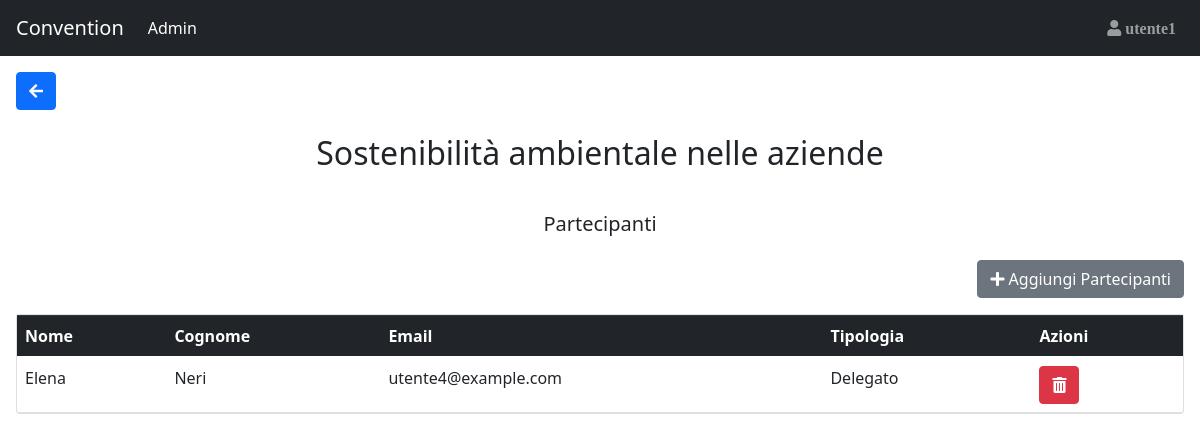
Page /Sito_convention/Partecipanti.php?Programma=4 (signed in) on the committed database.
### tables this page shows
CREATE TABLE IF NOT EXISTS User(
    Id_user INT(3) NOT NULL AUTO_INCREMENT,
    Mail VARCHAR(30) NULL,
    Password_user CHAR(64) NULL,
    IDPart_fk INT(3) NULL,
    IDRel_fk INT(3) NULL,
    FOREIGN KEY(IDRel_fk) REFERENCES Relatore(IDRel) ON DELETE CASCADE,
    FOREIGN KEY(IDPart_fk) REFERENCES Partecipante(IDPart) ON DELETE CASCADE,
    PRIMARY KEY(Id_user)
);

CREATE TABLE IF NOT EXISTS Speech(
    IDSpeech INT(3) NOT NULL AUTO_INCREMENT,
    Titolo VARCHAR(100) NULL,
    Argomento VARCHAR(100) NULL,
    PRIMARY KEY(IDSpeech)
);

CREATE TABLE IF NOT EXISTS Programma(
    IDProgramma INT(3) NOT NULL AUTO_INCREMENT,
    FasciaOraria TIME NULL,
    IDSpeech_fk INT(3) NULL,
    NomeSala_fk VARCHAR(20) NULL,
    FOREIGN KEY(IDSpeech_fk) REFERENCES Speech(IDSpeech) ON DELETE CASCADE, 
    FOREIGN KEY(NomeSala_fk) REFERENCES Sala(NomeSala),
    PRIMARY KEY(IDProgramma)
);

CREATE TABLE IF NOT EXISTS Partecipante(
    IDPart INT(3) NOT NULL AUTO_INCREMENT,
    NomePart VARCHAR(20) NULL,
    CognomePart VARCHAR(20) NULL,
    TipologiaPart VARCHAR(20) NULL,
    PRIMARY KEY(IDPart)
);

### Sito_convention/utilitis.php (called while the page is built, shortened)
<?php
    function Controllo_Cookie($wait) {
        if(!(isset($_COOKIE["Tempo_Sessione"])) && ($wait==true)){
            return false;
        }else{
            return true;
        }
    };
    function Controllo_Utente(){
        if (Database::connect()){
            $queryTab= "SELECT Mail FROM User WHERE id_user = ?";
            $parametri=["i",$_SESSION['idUser']];
            if($risultatoUser=Database::executeQuery($queryTab,$parametri,true)){
                if (($risultatoUser->num_rows) == 1){
                    return true;
                }
                else{
                    header("Location: ./destroyer_session.php?call=noexistsnomore".$_SESSION['idUser']);
                    exit;
                }
            }else{
                header("Location: ./destroyer_session.php?call=error internal");
                exit;
            }
        }
    }
    function is_NOTAnonymus() {
        if(isset($_SESSION["idUser"])){
            return true;
        }
        else{
            return false;
        }
    };
?>

### Sito_convention/Database.php (called while the page is built, shortened)
<?php
    class Database {
        private static $host = "localhost";
        private static $username = "root";
        private static $password = "";
        private static $database = "Convention";
        private static $connection;
        public static function connect() {
            self::$connection = new mysqli(self::$host, self::$username, self::$password, self::$database);
            return true;
        }
        public static function executeQuery($query,$parametri,$flag) {
            $stmt = self::$connection->prepare($query);
		    $stmt->bind_param(...$parametri);
            $result2=$stmt->execute();
            $result = $stmt->get_result();
            if ($flag){
                return $result;
            }else{
                return $result2;
            }
        }
    }
?>

### Sito_convention/Partecipanti.php (the view, shortened to what this page needs)
<!DOCTYPE html>
<html lang="en">
<head>
</head>
<body>
    <?php
    include "Database.php";
    include "utilitis.php";
    include_once("dependences.php");
    $where="Admin";
    include_once("navbar.php");
    ?>
    <div class="container-fluid p-3">
    <a href='admin.php'><button class='btn btn-primary mb-2'><i class='fas fa-arrow-left'></i></button></a>
        <?php
        if (Database::connect()){
            if(Controllo_Cookie(true) && Controllo_Utente() && isset($_REQUEST["Programma"])){
                $queryTab= "SELECT Speech.Titolo AS TitoloSpeech FROM Programma JOIN Speech ON Programma.IDSpeech_fk = Speech.IDSpeech WHERE Programma.IDProgramma = ?";
                $parametri=["i",$_REQUEST["Programma"]];
                if($risultatoTitolo=Database::executeQuery($queryTab,$parametri,true)){
                    if (!($risultatoTitolo->num_rows) == 0){
                        $Risposta_speech2=$risultatoTitolo->fetch_assoc();
                        $htmlmio=<<<XYZ
                            <div class="row">
                                <div class="col">
                                    <h2 class='card-title p-2 text-center p-3'>{$Risposta_speech2["TitoloSpeech"]}</h2>
                                </div>
                            </div>
                            <div class="row">
                                <div class="col">
                                    <h5 class='card-title p-2 text-center p-3'>Partecipanti</h5>
                                </div>
                            </div>
                            <div class="col text-end mb-3 pr-0">
                                <form action="AggiungiPersonal.php" method="post">
                                    <button class="btn btn-secondary" type="submit"><i class="fas fa-plus"></i> Aggiungi Partecipanti</button>
                                </form>
                            </div>
                        XYZ;
                        echo $htmlmio;
                    }
                }
                $queryTab= "SELECT IDPart, NomePart, CognomePart, TipologiaPart, Mail, IDSpeech_fk FROM Programma JOIN Sceglie ON Programma.IDProgramma = Sceglie.IDProgramma_fk LEFT JOIN Partecipante ON Sceglie.IDPart_fk = Partecipante.IDPart LEFT JOIN User ON Partecipante.IDPart = User.IDPart_fk WHERE Programma.IDProgramma = ?";
                $parametri=["i",$_REQUEST["Programma"]];
                if($risultatoSpeech=Database::executeQuery($queryTab,$parametri,true)){
                    if (!($risultatoSpeech->num_rows) == 0){
                        $htmlmio=<<<XYZ
                        <div class="card">
                            <table class='table mb-0'>
                                <thead class="thead-dark">
                                    <tr>
                                        <th>Nome</th>
                                        <th>Cognome</th>
                                        <th>Email</th>
                                        <th>Tipologia</th>
                                        <th>Azioni</th>
                                    </tr>
                                </thead>
                                <tbody>
                        XYZ;
                        echo $htmlmio;
                        while($Risposta_speech=mysqli_fetch_array($risultatoSpeech)) {
                            if ($Risposta_speech["Mail"]==""){
                                $maill="Non disponibile";
                            }
                            else{
                                $maill=$Risposta_speech["Mail"];
                            }
                            echo "<tr>";
                                echo "<td>" . $Risposta_speech["NomePart"] . "</td>";
                                echo "<td>" . $Risposta_speech["CognomePart"] . "</td>";
                                echo "<td>" . $maill . "</td>";
                                echo "<td>" . $Risposta_speech["TipologiaPart"] . "</td>";
                                echo "<td><form action='Abbandona.php?who=Admin' method='POST'><input type='hidden' name='IdPart' value=".$Risposta_speech['IDPart']." /><input type='hidden' name='QualeSpeech' value=".$Risposta_speech["IDSpeech_fk"]." /><button onClick=\"javascript: return confirm('Sicuro?');\" type='submit' class='btn btn-danger' title='Elimina Partecipante dallo Speech'><i class='fas fa-trash-alt'></i></button></form></td>";
                        }
                        $htmlmio =<<<XYZ
                                </tbody>
                            </div>
                        </table>
                        XYZ;
                        echo $htmlmio;
                    }
                    else{
                        echo "Non c'è nessun partecipante";
                    }
                }
            }
        }
        ?>
    </div>
</body>
</html>

### Sito_convention/navbar.php (shortened to what this page needs)
<nav class="navbar navbar-expand-md bg-dark navbar-dark sticky-top">
    <a class="navbar-brand" href=<?php echo $returnto1;?>>Convention</a>
    <div id="navb" class="navbar-collapse collapse hide">
        <ul class="navbar-nav">
        <li class="nav-item active">
            <a class="nav-link" href=<?php echo $returnto2;?>><?php echo $where; ?></a>
        </li>
        </ul>
        <?php
            include_once("dependences.php");
            if(is_NOTAnonymus()){
                if (Database::connect()){
                    $queryTab= "SELECT Mail FROM User WHERE id_user = ?";
                    $parametri=["i",$_SESSION['idUser']];
                    if($risultatoUser=Database::executeQuery($queryTab,$parametri,true)){
                        if (($risultatoUser->num_rows) == 1){
                            $Risposta_user=$risultatoUser->fetch_assoc();
                            $nome = strtok($Risposta_user['Mail'], '@');
                            $htmlmio = <<<XYZ
                            <ul class="nav navbar-nav ml-auto dropleft">
                                <div class="dropdown">
                                <div class="dropdown-menu" aria-labelledby="dropdownMenuButton">
                                <a class="dropdown-item" href="information.php?nameuser=$nome"><i class="fas fa-info-circle"></i> Info Account</a>
                                <a class="dropdown-item" href="destroyer_session.php"><span class="fas fa-sign-in-alt"></span> Logout</a>
                                </div>
                            </div>
                                <a type="button" id="dropdownMenuButton" data-toggle="dropdown" aria-haspopup="true" aria-expanded="false" class="nav-link" href="#"><span class="fas fa-user"> {$nome} </span></a>
                                </div>
                            </li>
                            </ul>
                            XYZ;
                            echo $htmlmio;
                        }
                        else{
                            header("Location: ./destroyer_session.php?call=controllo utente 2 header");
                            exit;
                        }
                    }
                }
            }
        ?>
</nav>

### rows in the picture
user: Mail "utente1"
speech: Titolo "Sostenibilità ambientale nelle aziende"
programma: partecipante.NomePart "Elena", partecipante.CognomePart "Neri", user.Mail "utente4@example.com", partecipante.TipologiaPart "Delegato"

### other values in the picture
$where "Admin"
